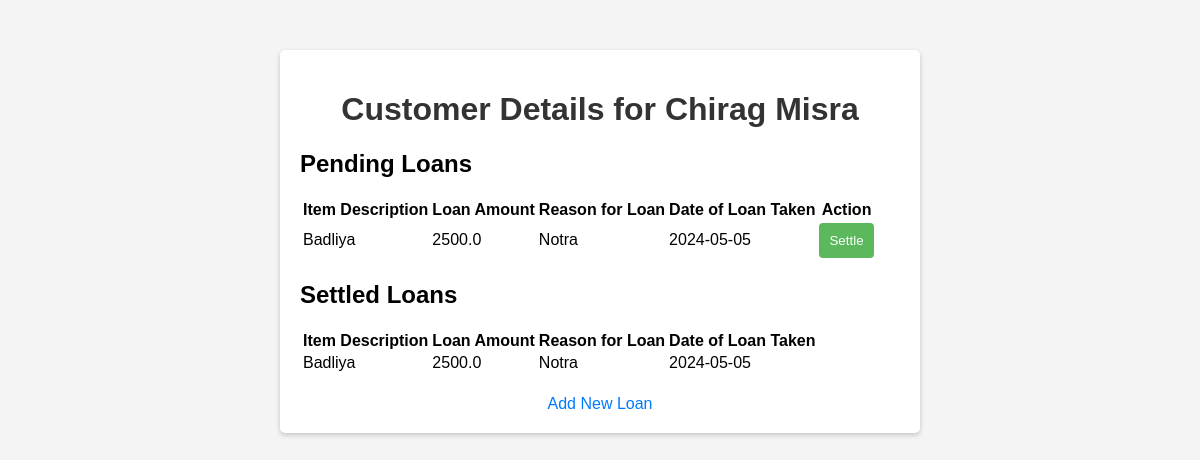
Page /view_customer/100 on the committed database.
### app.py (models this page shows)
class Customer(db.Model):
    customer_id = db.Column(db.String(100), primary_key=True, unique=True, nullable=False)  # Unique customer ID
    first_name = db.Column(db.String(100), nullable=False)
    last_name = db.Column(db.String(100), nullable=False)
    city = db.Column(db.String(100), nullable=False)
    mobile_number = db.Column(db.String(15), nullable=False)
    notes = db.Column(db.Text, nullable=True)
    date_created = db.Column(db.DateTime, default=datetime.utcnow)
    collaterals = db.relationship('Collateral', backref='owner', lazy=True)

class Collateral(db.Model):
    customer_id = db.Column(db.String(100), db.ForeignKey('customer.customer_id'), primary_key=True)
    loan_id = db.Column(db.Integer, primary_key=True)  # Unique loan ID for each customer
    item_description = db.Column(db.String(200), nullable=False)
    loan_amount = db.Column(db.Float, nullable=False)
    reason_for_loan = db.Column(db.String(200), nullable=False)
    date_of_loan_taken = db.Column(db.DateTime, nullable=False)
    interest_rate = db.Column(db.Float, default=2.5)
    payment_status = db.Column(db.String(20), default='Pending')

### app.py (the view)
@app.route('/view_customer/<customer_id>')
def view_customer(customer_id):
    customer = Customer.query.get_or_404(customer_id)
    pending_items = Collateral.query.filter_by(customer_id=customer_id, payment_status='Pending').all()
    settled_items = Collateral.query.filter_by(customer_id=customer_id, payment_status='Settled').all()
    return render_template('view_customer.html', customer=customer, pending_items=pending_items,
                           settled_items=settled_items)

### templates/view_customer.html (shortened to what this page needs)
<!DOCTYPE html>
<html lang="en">
<head>
    <link rel="stylesheet" href="{{ url_for('static', filename='style.css') }}">
</head>
<body>
<div class="container">
    <h1>Customer Details for {{ customer.first_name }} {{ customer.last_name }}</h1>
    <h2>Pending Loans</h2>
    <table>
        <thead>
        <tr>
            <th>Item Description</th>
            <th>Loan Amount</th>
            <th>Reason for Loan</th>
            <th>Date of Loan Taken</th>
            <th>Action</th>
        </tr>
        </thead>
        <tbody>
        {% for item in pending_items %}
        <tr>
            <td>{{ item.item_description }}</td>
            <td>{{ item.loan_amount }}</td>
            <td>{{ item.reason_for_loan }}</td>
            <td>{{ item.date_of_loan_taken.strftime('%Y-%m-%d') }}</td>
            <td>
                <form method="POST"
                      action="{{ url_for('settle_collateral', customer_id=customer.customer_id, loan_id=item.loan_id) }}">
                    <button type="submit">Settle</button>
                </form>
            </td>
        </tr>
        {% endfor %}
        </tbody>
    </table>
    <h2>Settled Loans</h2>
    <table>
        <thead>
        <tr>
            <th>Item Description</th>
            <th>Loan Amount</th>
            <th>Reason for Loan</th>
            <th>Date of Loan Taken</th>
        </tr>
        </thead>
        <tbody>
        {% for item in settled_items %}
        <tr>
            <td>{{ item.item_description }}</td>
            <td>{{ item.loan_amount }}</td>
            <td>{{ item.reason_for_loan }}</td>
            <td>{{ item.date_of_loan_taken.strftime('%Y-%m-%d') }}</td>
        </tr>
        {% endfor %}
        </tbody>
    </table>
    <a href="{{ url_for('add_loan', customer_id=customer.customer_id) }}">Add New Loan</a>
</div>
</body>
</html>

### static/style.css (style rules this page uses)
body { font-family: Arial, sans-serif; background-color: #f4f4f4; margin: 0; padding: 0; }
.container { width: 80%; max-width: 600px; margin: 50px auto; background: white; padding: 20px; border-radius: 5px; box-shadow: 0 2px 5px rgba(0,0,0,0.2); }
h1 { text-align: center; color: #333; }
button { width: 100%; padding: 10px; background-color: #5cb85c; color: white; border: none; border-radius: 4px; cursor: pointer; }
a { display: block; text-align: center; margin-top: 20px; color: #007bff; text-decoration: none; }

### rows in the picture
Customer: first_name "Chirag", last_name "Misra"
Collateral: item_description "Badliya", loan_amount "2500.0", reason_for_loan "Notra", date_of_loan_taken "2024-05-05"
Collateral: item_description "Badliya", loan_amount "2500.0", reason_for_loan "Notra", date_of_loan_taken "2024-05-05"
